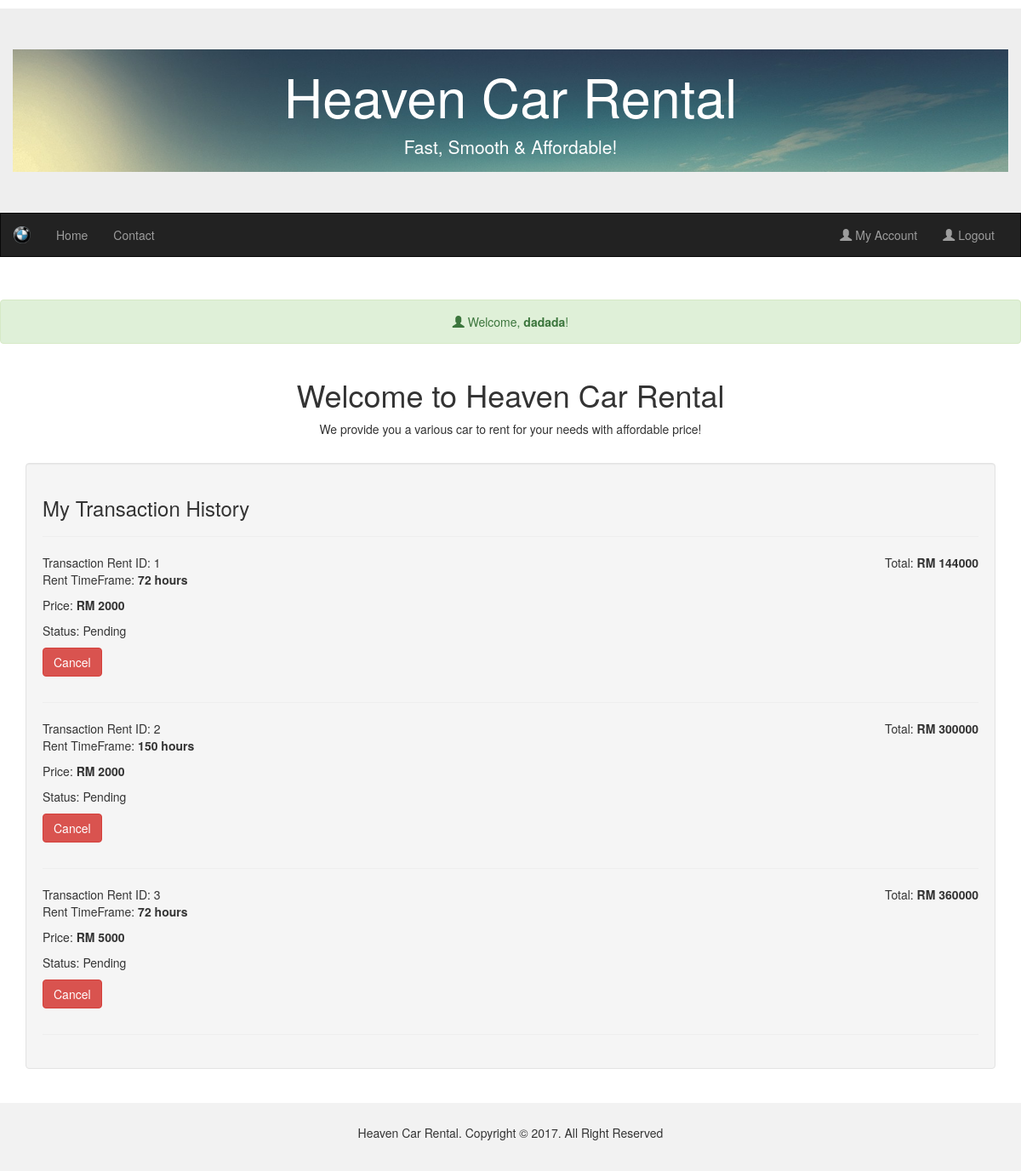
Before: /my-account.php (signed in) with the older database file.
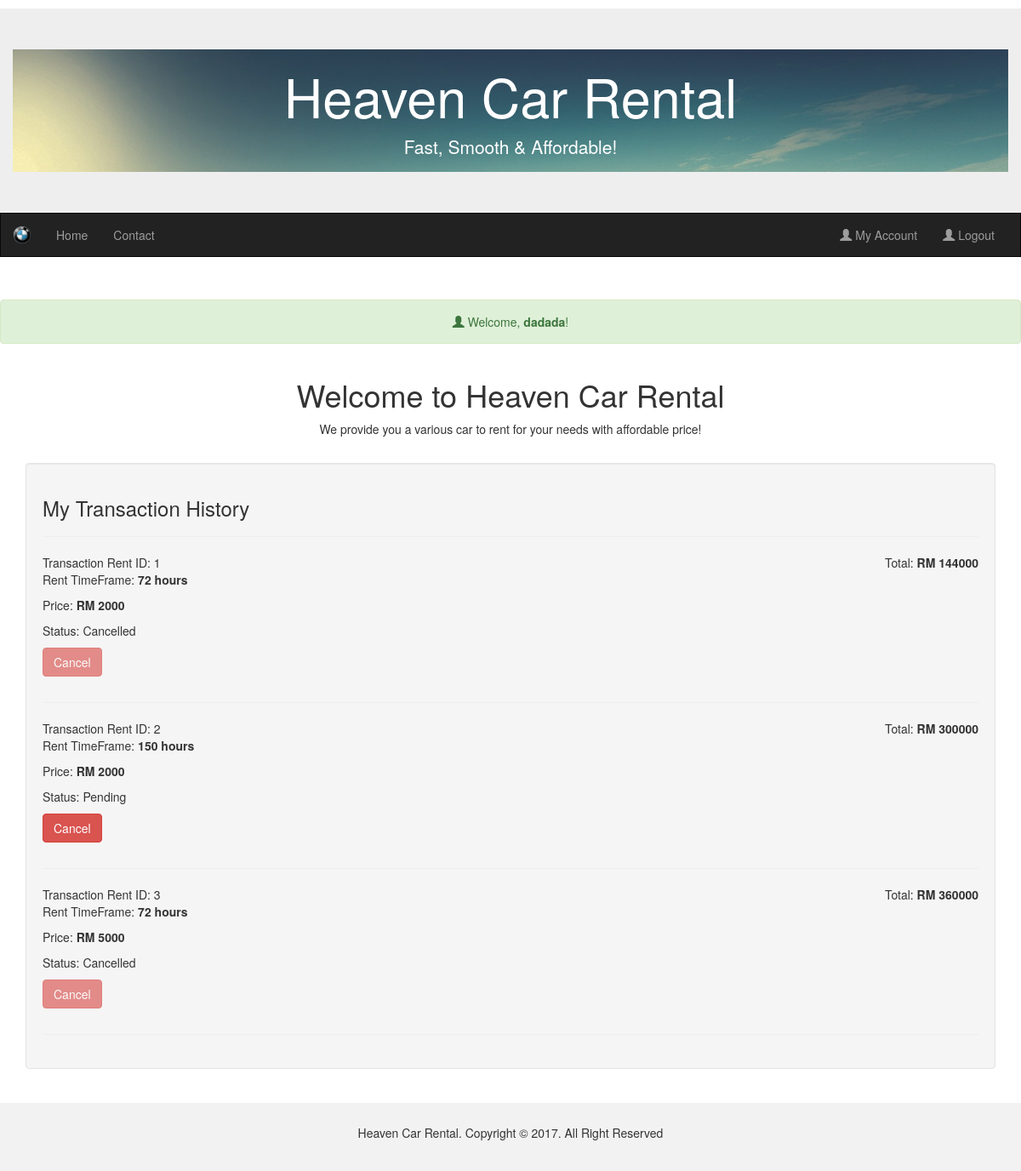
After: the same page with the newer database file.
### tables this page shows
CREATE TABLE `rent` (
  `rent_id` int(11) NOT NULL,
  `user_id` int(11) NOT NULL,
  `car_id` int(11) NOT NULL,
  `rent_tf` int(11) NOT NULL,
  `total` int(11) NOT NULL,
  `price` int(11) NOT NULL,
  `status` varchar(255) NOT NULL
);

### my-account.php (the view, shortened to what this page needs)
<?php
include_once 'inc/config.php';
	$user_ID = $_SESSION['userID'];
	$data = mysqli_query($connect, "SELECT * FROM rent WHERE user_id = '".$user_ID."'");
?>
<!DOCTYPE html>
<html lang="en">
<head>
<?php include_once 'inc/header.php'; ?>
                <div class="well">
				<h3>My Transaction History</h3>
                    <hr>
					<?php
					 while($trans = mysqli_fetch_array($data))
					 {
					 ?>
                    <div class="row">
                        <div class="col-md-12">
                            Transaction Rent ID: <?php echo $trans['rent_id']; ?>
                            <span class="pull-right">Total: <b>RM <?php echo $trans['total']; ?></b></span>
							<p>Rent TimeFrame: <b><?php echo $trans['rent_tf']; ?> hours</b></p>
							<p>Price: <b> RM <?php echo $trans['price']; ?></b></p>
							<p>Status: <?php echo $trans['status']; ?>
							<p><?php if($trans['status'] == "Pending") { ?>
							<form action="" method="post">
							  <button type="submit" name="cancel" value="Cancelled" class="btn btn-danger">Cancel</button>
							  </form>
								<?php } else { ?>
								<button type="button" class="btn btn-danger disabled">Cancel</button>
								<?php } ?>
							</p>
                        </div>
                    </div>
                    <hr>
				<?php } ?>
                </div>
            </div>
</div><br>
<?php include_once 'inc/footer.php'; ?>

### inc/header.php (shortened to what this page needs)
  <link rel="stylesheet" href="./css/bootstrap.min.css">
  <link rel="stylesheet" href="./css/style.css">
</head>
<body>
<div class="jumbotron">
  <div class="container text-center banner">
    <h1><div class="heads">Heaven Car Rental</div></h1>
    <p class="heads">Fast, Smooth &amp; Affordable!</p>
  </div>
</div>
<nav class="navbar navbar-inverse">
  <div class="container-fluid">
    <div class="navbar-header">
      <a class="navbar-brand" href="#"><img src="./images/logo.png" height="20"></a>
    </div>
    <div class="collapse navbar-collapse" id="myNavbar">
      <ul class="nav navbar-nav">
        <li><a href="index.php">Home</a></li>
        <li><a href="contact.php">Contact</a></li>
      </ul>
      <ul class="nav navbar-nav navbar-right">
		<?php if(isset($_SESSION['userID'])) { ?>
		<li><a href="my-account.php"><span class="glyphicon glyphicon-user"></span> My Account</a></li>
		<li><a href="logout.php"><span class="glyphicon glyphicon-user"></span> Logout</a></li>
		<?php } else { ?>
        <li><a href="login.php"><span class="glyphicon glyphicon-user"></span> Login</a></li>
        <li><a href="register.php"> Register</a></li>
		<?php } ?>
      </ul>
    </div>
  </div>
</nav>
<?php if(isset($_SESSION['name'])) { ?>
	<div class="alert alert-success">
		<div class="text-center">
			<span class="glyphicon glyphicon-user"></span>
				Welcome, <strong><?php echo $_SESSION['name']; ?></strong>!
		</div>
	</div>
<?php } ?>
<div class="container">
  <div class="row">
  <div class="text-center">
  <h1>Welcome to Heaven Car Rental</h1>
  <p>We provide you a various car to rent for your needs with affordable price!</p>
  </div><br>
  </div>

### inc/footer.php
<footer class="container-fluid text-center">
  <p>Heaven Car Rental. Copyright &copy; 2017. All Right Reserved</p>
</footer>
</body>
</html>

### css/style.css (style rules this page uses)
.banner { background: url('../images/banner.jpg') no-repeat; background-size: 100%; }
.heads { color: #FFF; }
body { margin-top:10px; background: #FFF; }

### inc/header.php (style rules this page uses)
.navbar { margin-bottom: 50px; border-radius: 0; }
.jumbotron { margin-bottom: 0; }
footer { background-color: #f2f2f2; padding: 25px; }

Changed rows visible on the page:
changed rent id 1: status "Pending" → "Cancelled"
changed rent id 3: status "Pending" → "Cancelled"
